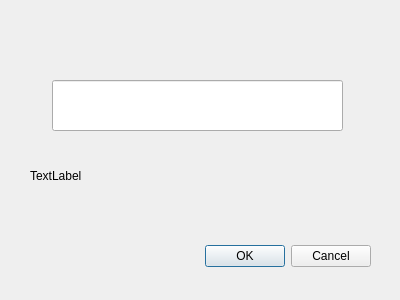
<?xml version="1.0" encoding="UTF-8"?>
<ui version="4.0">
 <class>addFriendDialog</class>
 <widget class="QDialog" name="addFriendDialog">
  <property name="geometry">
   <rect>
    <x>0</x>
    <y>0</y>
    <width>400</width>
    <height>300</height>
   </rect>
  </property>
  <property name="windowTitle">
   <string>Dialog</string>
  </property>
  <widget class="QDialogButtonBox" name="okButton">
   <property name="geometry">
    <rect>
     <x>30</x>
     <y>240</y>
     <width>341</width>
     <height>32</height>
    </rect>
   </property>
   <property name="orientation">
    <enum>Qt::Horizontal</enum>
   </property>
   <property name="standardButtons">
    <set>QDialogButtonBox::Cancel|QDialogButtonBox::Ok</set>
   </property>
  </widget>
  <widget class="QLineEdit" name="usernameEdit">
   <property name="geometry">
    <rect>
     <x>52</x>
     <y>80</y>
     <width>291</width>
     <height>51</height>
    </rect>
   </property>
  </widget>
  <widget class="QLabel" name="errorLabel">
   <property name="geometry">
    <rect>
     <x>30</x>
     <y>150</y>
     <width>181</width>
     <height>51</height>
    </rect>
   </property>
   <property name="text">
    <string>TextLabel</string>
   </property>
  </widget>
 </widget>
 <resources/>
 <connections>
  <connection>
   <sender>okButton</sender>
   <signal>accepted()</signal>
   <receiver>addFriendDialog</receiver>
   <slot>accept()</slot>
   <hints>
    <hint type="sourcelabel">
     <x>248</x>
     <y>254</y>
    </hint>
    <hint type="destinationlabel">
     <x>157</x>
     <y>274</y>
    </hint>
   </hints>
  </connection>
  <connection>
   <sender>okButton</sender>
   <signal>rejected()</signal>
   <receiver>addFriendDialog</receiver>
   <slot>reject()</slot>
   <hints>
    <hint type="sourcelabel">
     <x>316</x>
     <y>260</y>
    </hint>
    <hint type="destinationlabel">
     <x>286</x>
     <y>274</y>
    </hint>
   </hints>
  </connection>
 </connections>
</ui>
